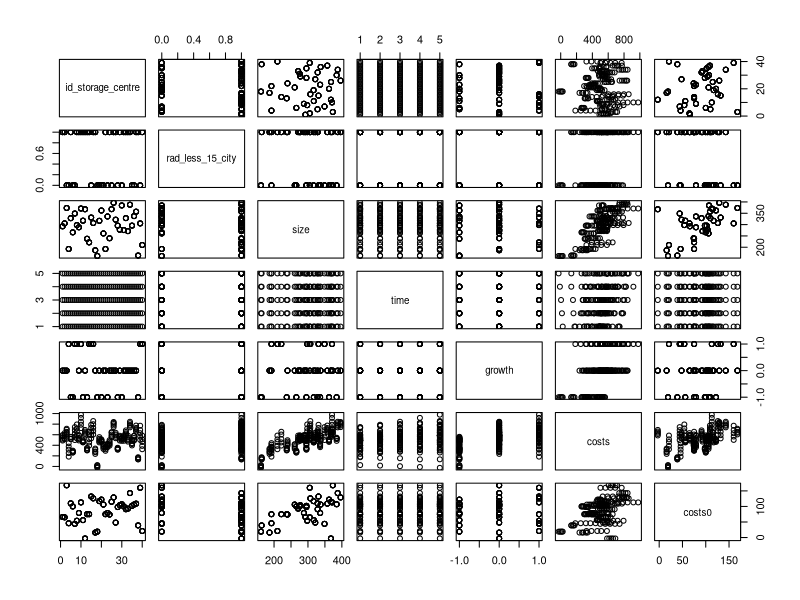

Source code (R):
magazza = read.table("StorageCentres.txt", header = TRUE)
plot(magazza)
attach(magazza)
# we see that size variable is correlated to both cost0 and cost. Cost0 and cost are also correlated. 
id.factor = factor(id_storage_centre)
time.factor = factor(time)
growth.factor = factor(growth)
m0 = lm(costs ~ time.factor + costs0 + time.factor:growth.factor + size + rad_less_15_city, data = magazza)
summary(m0)


